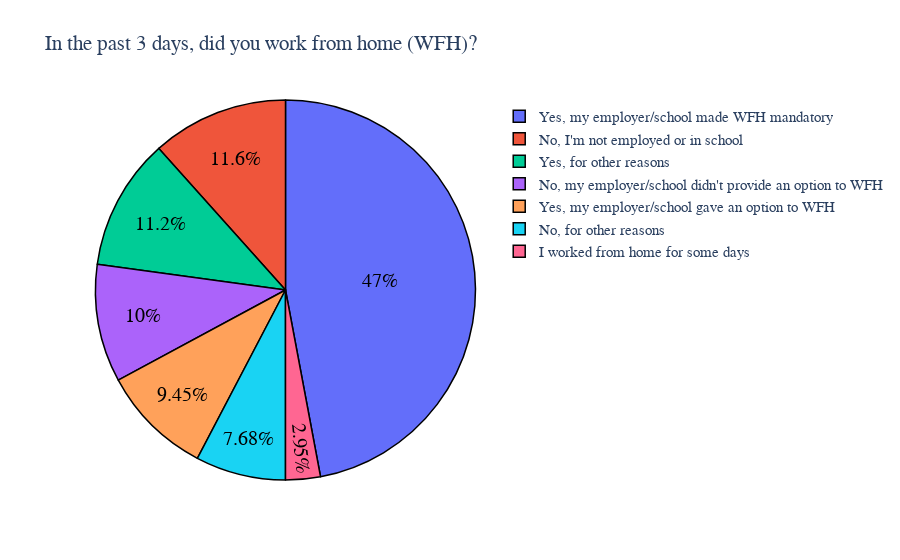

The cell this chart's notebook holds for it:
### Code cell
col_list=[8]
for x in col_list:
    col = data.columns[x]
    piechart2(data,col)
#    for x in data.groupby('income_group').count().index:
#        piechart2(data,col,income=x)
#    for y in data.groupby('Age Groups').count().index:
#        piechart2(data,col,age=y)
#[2,3,4,6,7,9:20,21:25]
#piechart2(data,'Unnamed: 11') 
#2,3,4, 5 (grouped),6,7,9:20, 21:25
#[4,6,7,8,9,10,11,12,13,14,15,16,17,18,19,21,22,23,24]
#piechart2(data,col1,income='Prefer not to say')

### Figure 1 — Plotly figure (JSON) as saved in the notebook; plotly's stock layout.template omitted (floating-point values rounded to 4 significant figures)
{"data": [{"hoverinfo": "label+value", "labels": ["Yes, my employer/school made WFH mandatory", "No, I'm not employed or in school", "Yes, for other reasons", "No, my employer/school didn't provide an option to WFH", "Yes, my employer/school gave an option to WFH", "No, for other reasons", "I worked from home for some days"], "marker": {"line": {"color": "#000000", "width": 1.5}}, "textfont": {"color": "black", "size": 20}, "textinfo": "percent", "type": "pie", "values": [239, 59, 57, 51, 48, 39, 15]}], "layout": {"font": {"family": "Calibri", "size": 15}, "title": {"text": "In the past 3 days, did you work from home (WFH)?"}}}
